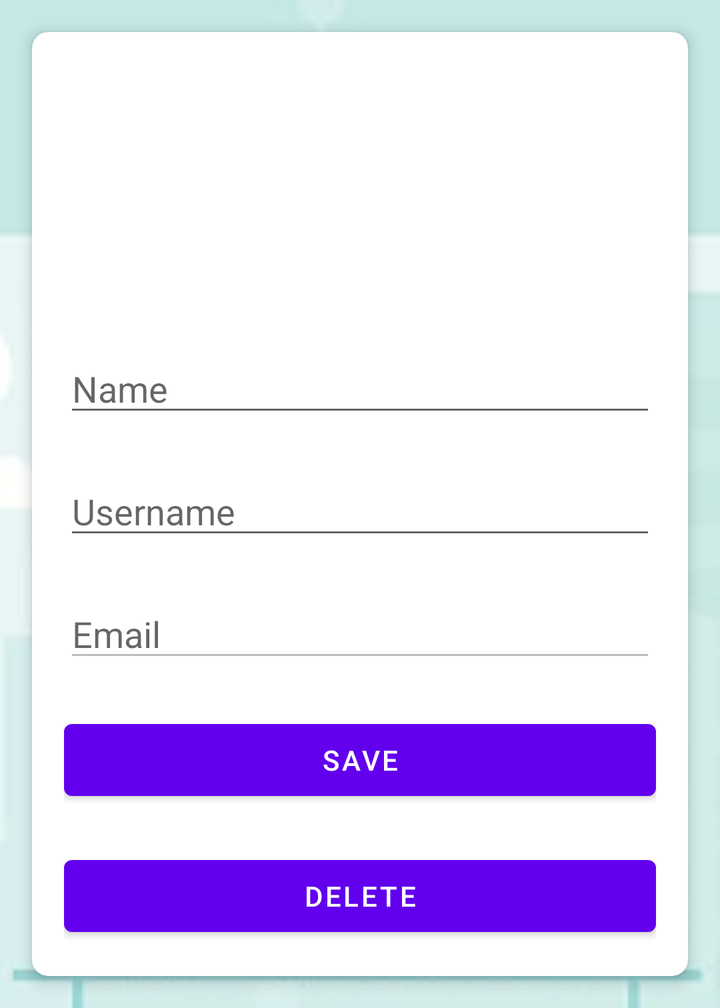
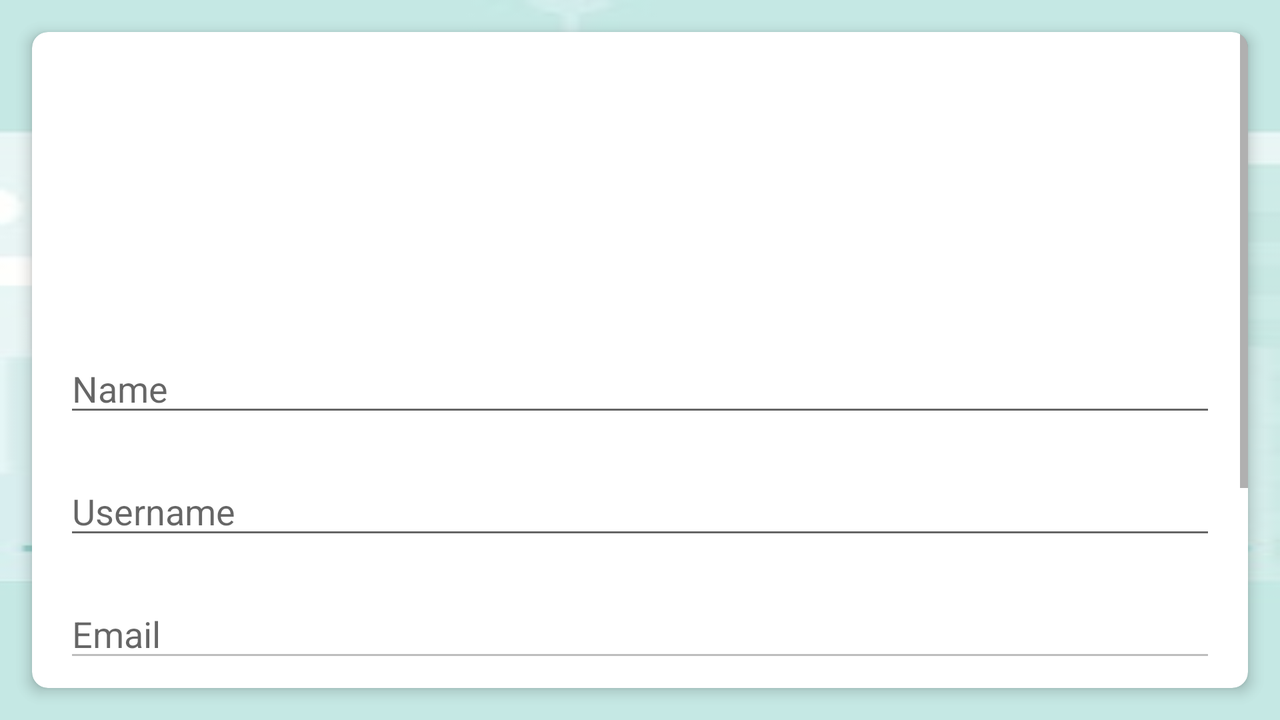

Compare how this app lays out the same screen by default and in its alternative resource folder. The renders come first, then the two layout files and the values they reference.
<!-- AndroidManifest.xml: application theme Theme.ECGM.NoActionBar -->
<!-- res/layout/activity_edit_user.xml -->
<?xml version="1.0" encoding="utf-8"?>
<androidx.cardview.widget.CardView xmlns:android="http://schemas.android.com/apk/res/android"
    xmlns:tools="http://schemas.android.com/tools"
    android:layout_width="match_parent"
    android:layout_height="wrap_content"
    xmlns:app="http://schemas.android.com/apk/res-auto"
    android:layout_margin="16dp"
    app:cardCornerRadius="8dp"
    app:cardElevation="4dp">

    <RelativeLayout
        android:layout_width="match_parent"
        android:layout_height="wrap_content"
        android:padding="16dp">

        <ImageView
            android:id="@+id/profileImageView"
            android:layout_width="100dp"
            android:layout_height="100dp"
            android:layout_centerHorizontal="true"
            android:layout_marginTop="20dp"
            android:contentDescription="@string/profile_image"
            android:src="@drawable/ic_launcher_foreground" />

        <EditText
            android:id="@+id/nameEditText"
            android:layout_width="match_parent"
            android:layout_height="wrap_content"
            android:layout_below="@id/profileImageView"
            android:layout_marginTop="20dp"
            android:hint="@string/name_edit_user" />

        <EditText
            android:id="@+id/usernameEditText"
            android:layout_width="match_parent"
            android:layout_height="wrap_content"
            android:layout_below="@id/nameEditText"
            android:layout_marginTop="20dp"
            android:hint="@string/username_edit_user" />

        <EditText
            android:id="@+id/editTextEmail"
            android:layout_width="match_parent"
            android:layout_height="wrap_content"
            android:layout_below="@id/usernameEditText"
            android:layout_marginTop="20dp"
            android:hint="@string/email_edit_user"
            android:enabled="false" />

        <Button
            android:id="@+id/saveButton"
            android:layout_width="match_parent"
            android:layout_height="wrap_content"
            android:layout_below="@id/editTextEmail"
            android:layout_marginTop="20dp"
            android:text="@string/save_edit_user" />

        <Button
            android:id="@+id/deleteButton"
            android:layout_width="match_parent"
            android:layout_height="wrap_content"
            android:layout_below="@id/saveButton"
            android:layout_marginTop="20dp"
            android:text="@string/delete_edit_user" />
    </RelativeLayout>

</androidx.cardview.widget.CardView>
<!-- resources referenced by this layout -->
<resources>
  <string name="delete_edit_user">Delete</string>
  <string name="email_edit_user">Email</string>
  <string name="name_edit_user">Name</string>
  <string name="profile_image">Profile Image</string>
  <string name="save_edit_user">Save</string>
  <string name="username_edit_user">Username</string>
  <style name="Theme.ECGM.NoActionBar" parent="Theme.MaterialComponents.DayNight.NoActionBar">
          <item name="android:windowBackground">@drawable/bg</item>
      </style>
  <!-- drawable bg: png bitmap (drawable, 42504 bytes) -->
</resources>
<!-- res/layout-land/activity_edit_user.xml (the repository's variant of the layout above) -->
<!-- drawn on the phone turned sideways -->
<?xml version="1.0" encoding="utf-8"?>
<androidx.cardview.widget.CardView xmlns:android="http://schemas.android.com/apk/res/android"
    xmlns:tools="http://schemas.android.com/tools"
    android:layout_width="match_parent"
    android:layout_height="wrap_content"
    xmlns:app="http://schemas.android.com/apk/res-auto"
    android:layout_margin="16dp"
    app:cardCornerRadius="8dp"
    app:cardElevation="4dp">

    <ScrollView
        android:layout_width="match_parent"
        android:layout_height="wrap_content">

        <RelativeLayout
            android:layout_width="match_parent"
            android:layout_height="wrap_content"
            android:padding="16dp">

            <ImageView
                android:id="@+id/profileImageView"
                android:layout_width="100dp"
                android:layout_height="100dp"
                android:layout_centerHorizontal="true"
                android:layout_marginTop="20dp"
                android:contentDescription="@string/profile_image"
                android:src="@drawable/ic_launcher_foreground" />

            <EditText
                android:id="@+id/nameEditText"
                android:layout_width="match_parent"
                android:layout_height="wrap_content"
                android:layout_below="@id/profileImageView"
                android:layout_marginTop="20dp"
                android:hint="@string/name_edit_user" />

            <EditText
                android:id="@+id/usernameEditText"
                android:layout_width="match_parent"
                android:layout_height="wrap_content"
                android:layout_below="@id/nameEditText"
                android:layout_marginTop="20dp"
                android:hint="@string/username_edit_user" />

            <EditText
                android:id="@+id/editTextEmail"
                android:layout_width="match_parent"
                android:layout_height="wrap_content"
                android:layout_below="@id/usernameEditText"
                android:layout_marginTop="20dp"
                android:hint="@string/email_edit_user"
                android:enabled="false" />

            <Button
                android:id="@+id/saveButton"
                android:layout_width="match_parent"
                android:layout_height="wrap_content"
                android:layout_below="@id/editTextEmail"
                android:layout_marginTop="20dp"
                android:text="@string/save_edit_user" />

            <Button
                android:id="@+id/deleteButton"
                android:layout_width="match_parent"
                android:layout_height="wrap_content"
                android:layout_below="@id/saveButton"
                android:layout_marginTop="20dp"
                android:text="@string/delete_edit_user" />

        </RelativeLayout>

    </ScrollView>

</androidx.cardview.widget.CardView>
